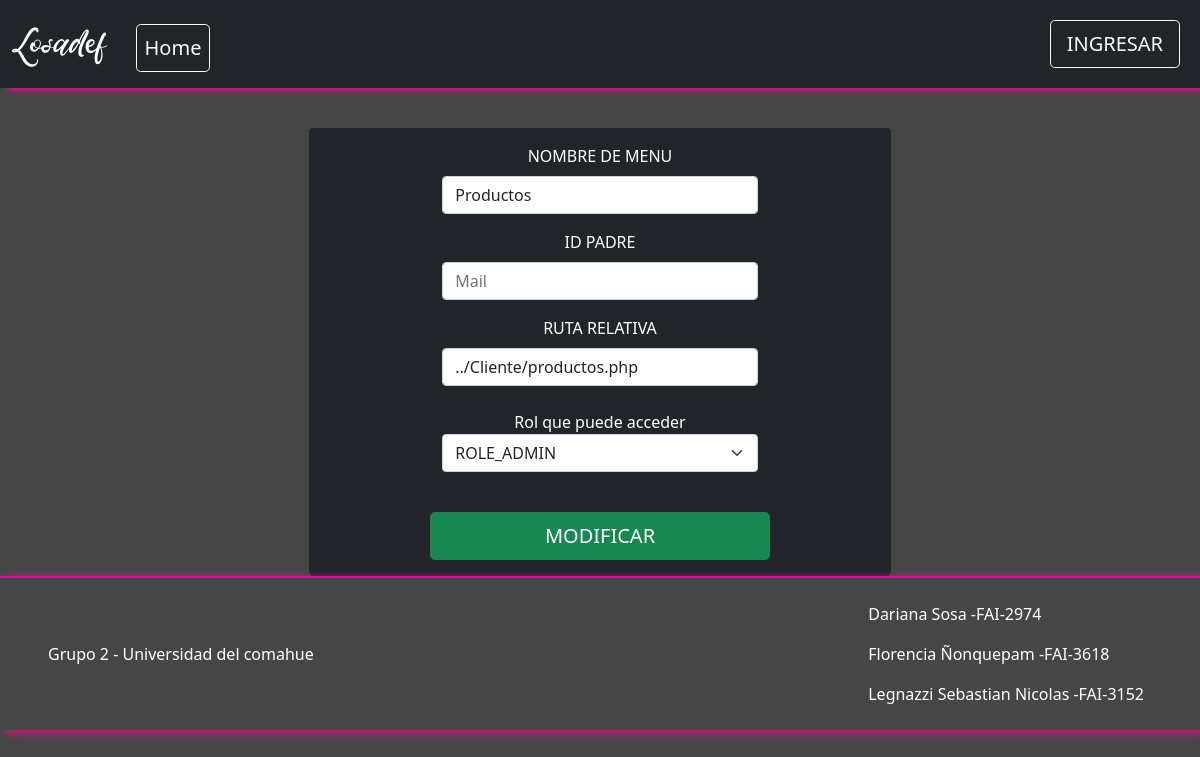
Screenshot of /Vista/Admin/modificarPermisos.php with the database file from the repository.
### tables this page shows
CREATE TABLE IF NOT EXISTS `menu` (
  `idMenu` bigint(20) NOT NULL AUTO_INCREMENT,
  `meNombre` varchar(50) NOT NULL COMMENT 'Nombre del item del menu',
  `meDescripcion` varchar(124) NOT NULL COMMENT 'Descripcion mas detallada del item del menu',
  `idPadre` bigint(20) DEFAULT NULL COMMENT 'Referencia al id del menu que es subitem',
  `meDeshabilitado` timestamp NULL DEFAULT CURRENT_TIMESTAMP COMMENT 'Fecha en la que el menu fue deshabilitado por ultima vez',
  PRIMARY KEY (`idMenu`),
  UNIQUE KEY `idmenu` (`idMenu`),
  KEY `fkmenu_1` (`idPadre`)
);

CREATE TABLE IF NOT EXISTS `rol` (
  `idRol` bigint(20) NOT NULL AUTO_INCREMENT,
  `rolDescripcion` varchar(50) NOT NULL,
  PRIMARY KEY (`idRol`),
  UNIQUE KEY `idrol` (`idRol`)
);

### util/funciones.php (called while the page is built, shortened)
<?php
function data_submitted(){
    $tipoMetodo = [];
    return $tipoMetodo;
}
spl_autoload_register(function ($class_name){
    $directorys = array(
        $GLOBALS['ROOT'].'Modelo/',
        $GLOBALS['ROOT'].'Modelo/conector/',
        $GLOBALS['ROOT'].'Control/',
    );
});
?>

### Modelo/Menu.php (called while the page is built, shortened)
<?php
include_once('conector/BaseDatos.php');
class Menu {
    private $meNombre;
    private $padre;
    private $meDescripcion;
    public function setMeNombre($meNombre){
        $this->meNombre = $meNombre;
    }
    public function setPadre($padre){
        $this->padre = $padre;
    }
    public function setMeDescripcion($meDescripcion){
        $this->meDescripcion = $meDescripcion;
    }
    public function getMeNombre(){
        return $this->meNombre;
    }
    public function getPadre(){
        return $this->padre;
    }
    public function getMeDescripcion(){
        return $this->meDescripcion;
    }
    public function __construct(){
        $this->meNombre = "";
        $this->padre = null;
    }
    public function listar($parametro=""){
        $arreglo = null;
        $base=new BaseDatos();
        $sql="SELECT * FROM menu ";
        if ($parametro != "") {
            $sql.='WHERE '.$parametro;
        }
        $res = $base->Ejecutar($sql);
        if($res>-1){
            if($res>0){
                $arreglo = array();
                while ($row = $base->Registro()){
                    $objMenu = new Menu();
                    $objPadre =null;
                    $objMenu->setear($row['idMenu'], $row['meNombre'],$row['meDescripcion'],$objPadre,$row['meDeshabilitado']);
                    array_push($arreglo, $objMenu);
                }
            }
        }
        return $arreglo;
    }
}

### modelo/conector/BaseDatos.php (called while the page is built, shortened)
<?php
class BaseDatos extends PDO {
  	private $conec;
  	private $indice;
  	private $resultado;
    public function __construct(){
        $this->indice =0;
        try {
           $this->conec=true;
        }catch (PDOException $e) {
            $this->sql = $e->getMessage();
            $this->conec=false;
        }
    }
    public function Iniciar(){
        return $this->getConec();
    }
    public function getConec(){
        return $this->conec;
    }
    public function setSQL($e){
        return "\n".$this->sql = $e;
    }
    public function Ejecutar($sql){
        $resp = null;
        if ( stristr($sql,"select")){
            $resp =  $this->EjecutarSelect($sql);
        }
        return $resp;
   }
   private function EjecutarSelect($sql){
       $cant = -1;
       $resultado=parent::query($sql);
       if(!$resultado){
           $this->analizarDebug();
       }else {
          $arregloResult = $resultado->fetchAll();
          $cant = count($arregloResult);
       }
       return $cant;
   }
   public function Registro() {
       $filaActual = false;
       $indiceActual = $this->getIndice();
       if ($indiceActual>=0) {
           $filas = $this->getResultado();
           if($indiceActual<count($filas)){
               $filaActual =  $filas[$indiceActual];
           }else {
               $this->setIndice(-1);
           }
       }
       return $filaActual;
   }
   private function setIndice ($valor){
       $this->indice = $valor;
   }
   private function getIndice (){
       return $this->indice;
   }
   private function setResultado($valor){
       $this->resultado = $valor;
   }
   private function getResultado(){
      return $this->resultado;
   }
}

### Control/C_Menu.php (called while the page is built, shortened)
<?php
class C_Menu{
    public function buscar($param){
        $where = " true ";
        $objMenu = new Menu();
        $arreglo = $objMenu->listar($where);
        return $arreglo;
    }
}
?>

### Modelo/Rol.php (called while the page is built, shortened)
<?php
include_once('Conector/BaseDatos.php');
class Rol
{
    private $idRol;
    private $rolDescripcion;
    public function setIdRol($idRol)
    {
        $this->idRol = $idRol;
    }
    public function setRolDescripcion($rolDescripcion)
    {
        $this->rolDescripcion = $rolDescripcion;
    }
    public function getIdRol()
    {
        return $this->idRol;
    }
    public function getRolDescripcion()
    {
        return $this->rolDescripcion;
    }
    public function __construct()
    {
        $this->idRol = "";
        $this->rolDescripcion = "";
    }
    public function cargar()
    {
        $resp = false;
        $base = new BaseDatos();
        $sql = "SELECT * FROM rol WHERE idRol = " . $this->getIdrol();
        if ($base->Iniciar()) {
            $res = $base->Ejecutar($sql);
            if ($res > -1) {
                if ($res > 0) {
                    $row = $base->Registro();
                    $resp = true;
                }
            }
        } else {
            $this->setMensajeOperacion("rol->listar: " . $base->getError());
        }
        return $resp;
    }
}

### Modelo/MenuRol.php (called while the page is built, shortened)
<?php
include_once 'conector/BaseDatos.php';
class MenuRol
{
    private $rol;
    public function setRol($rol)
    {
        $this->rol = $rol;
    }
    public function getRol()
    {
        return $this->rol;
    }
    public function __construct()
    {
        $this->rol = new Rol();
    }
    public function listar($parametro = "")
    {
        $arreglo = null;
        $base = new BaseDatos();
        $sql = "SELECT * FROM menurol ";
        if ($parametro != "") {
            $sql .= 'WHERE ' . $parametro;
        }
        $res = $base->Ejecutar($sql);
        if ($res > -1) {
            if ($res > 0) {
                $arreglo = array();
                while ($row = $base->Registro()) {
                    $menu = null;
                    if ($row['idMenu'] != null) {
                        $menu = new Menu();
                        $menu->setIdMenu($row['idMenu']);
                        $menu->cargar();
                    }
                    $rol = null;
                    if ($row['idRol'] != null) {
                        $rol = new Rol();
                        $rol->setIdRol($row['idRol']);
                        $rol->cargar();
                    }
                    $obj = new MenuRol();
                    $obj->setear($menu, $rol);
                    array_push($arreglo, $obj);
                }
            }
        }
        return $arreglo;
    }
}

### Control/C_MenuRol.php (called while the page is built, shortened)
<?php
class C_MenuRol{
    public function buscar($param){
        $where = " true ";
        $objMenuRol = new MenuRol();
        $arreglo = $objMenuRol->listar($where);
        return $arreglo;
    }
}
?>

### Vista/Admin/modificarPermisos.php (the view, shortened to what this page needs)
<?php
include_once('../estructura/Cabecera.php');
$datos=data_submitted();
$objMenu=new C_Menu();
$objMenuRol=new C_MenuRol();
$menuModificar=$objMenu->buscar($datos);
$rolModificar=$objMenuRol->buscar($datos);
?>
<div class="container-md">
<main class="w-50 m-auto mt-5 text-center">
    <form class="row gy-2 text-center justify-content-center rounded bg-dark text-white needs-validation" novalidate>
    <div class="col-10 col-lg-7">
        <label for="floatingInput" class="form-label mt-2">NOMBRE DE MENU</label>
        <input type="text" class="form-control" placeholder="Username"
                name="meNombre" value="<?php echo $menuModificar[0]->getMeNombre()?>" required>
    </div>
    <div class="col-10 col-lg-7">
    <label for="usNombre" class="form-label mt-2">ID PADRE</label>
        <input type="text" class="form-control" placeholder="Mail"
                name="idPadre" value="<?php echo $menuModificar[0]->getPadre()?>" required>
    </div>
    <div class="col-10 col-lg-7">
    <label for="usPass" class="form-label mt-2">RUTA RELATIVA</label>
        <input type="text" class="form-control"
                name="meDescripcion" value="<?php echo $menuModificar[0]->getMeDescripcion()?>"required>
    </div>
    <div class="col-8 col-lg-7 mt-4">
        <label>Rol que puede acceder</label>
                <select class="form-select mb-3" aria-label=".form-select example">
                <option name="rol[]" selected><?php echo $rolModificar[0]->getRol()->getRolDescripcion() ?></option>
                </select>
    </div>
    <button onclick="modificar()" class="btn btn-lg btn-success my-3 col-10 col-lg-7 mt-4">MODIFICAR</button>
    </form>
</main>
</div>
<?php
include_once("../estructura/Pie.php")
?>

### vista/css/producto.css (style rules this page uses)
html { scroll-behavior: smooth; }
body { background-color: rgb(70, 70, 70); }

### rows the page displays
menu: meNombre "Productos", meDescripcion "../Cliente/productos.php"
rol: rolDescripcion "ROLE_ADMIN"
